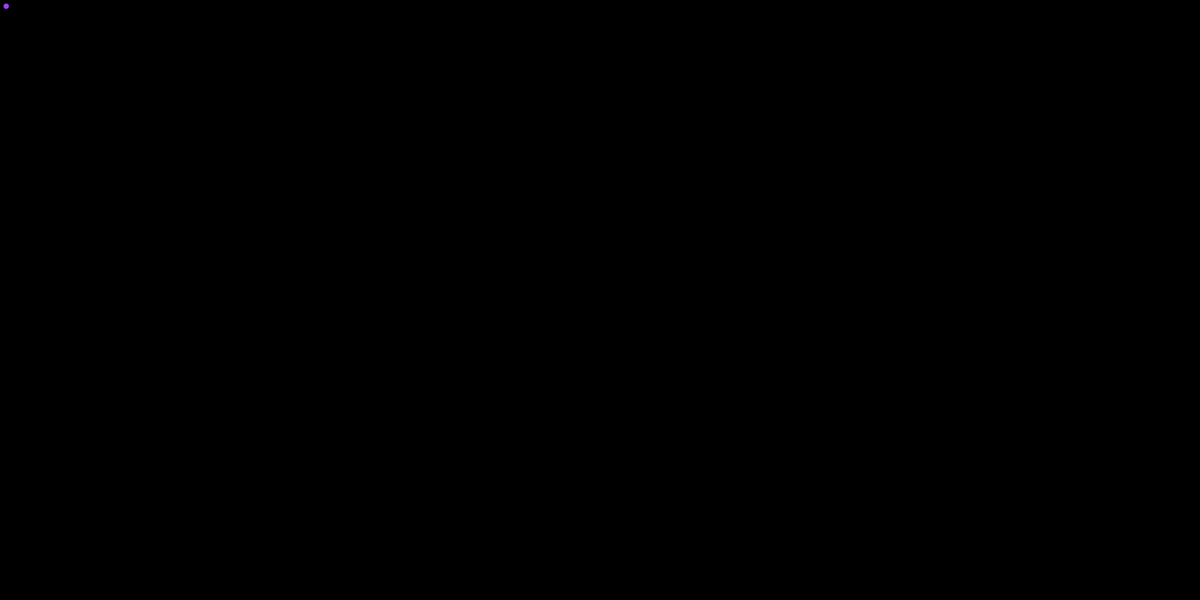
Frame 1 (no input)
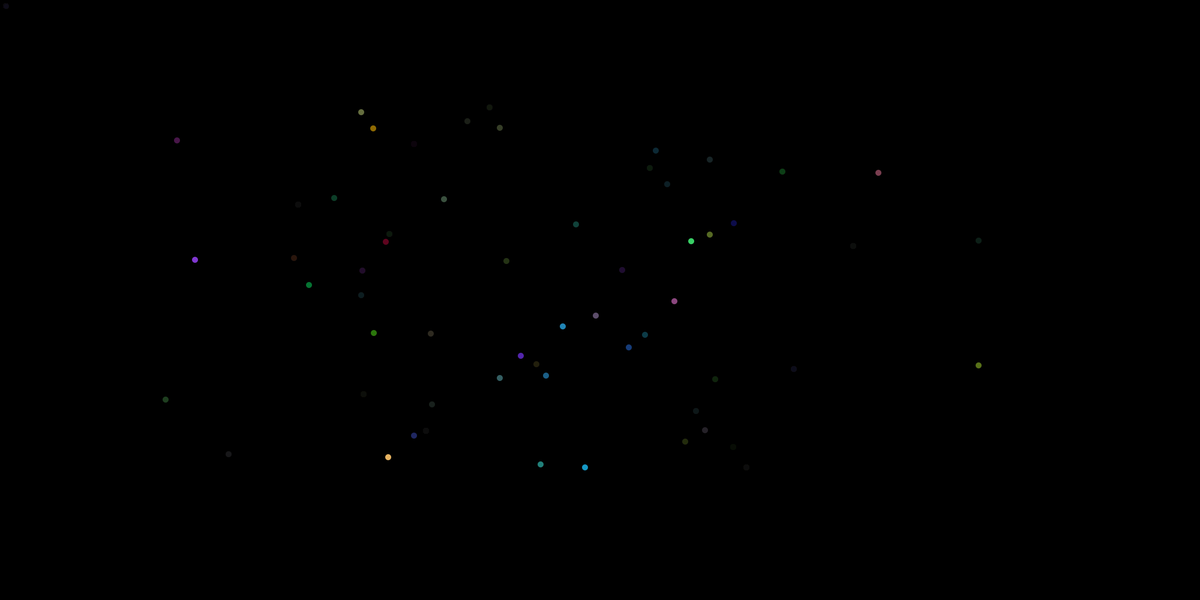
Frame 60 (the mouse pressed at the canvas centre just before this capture)
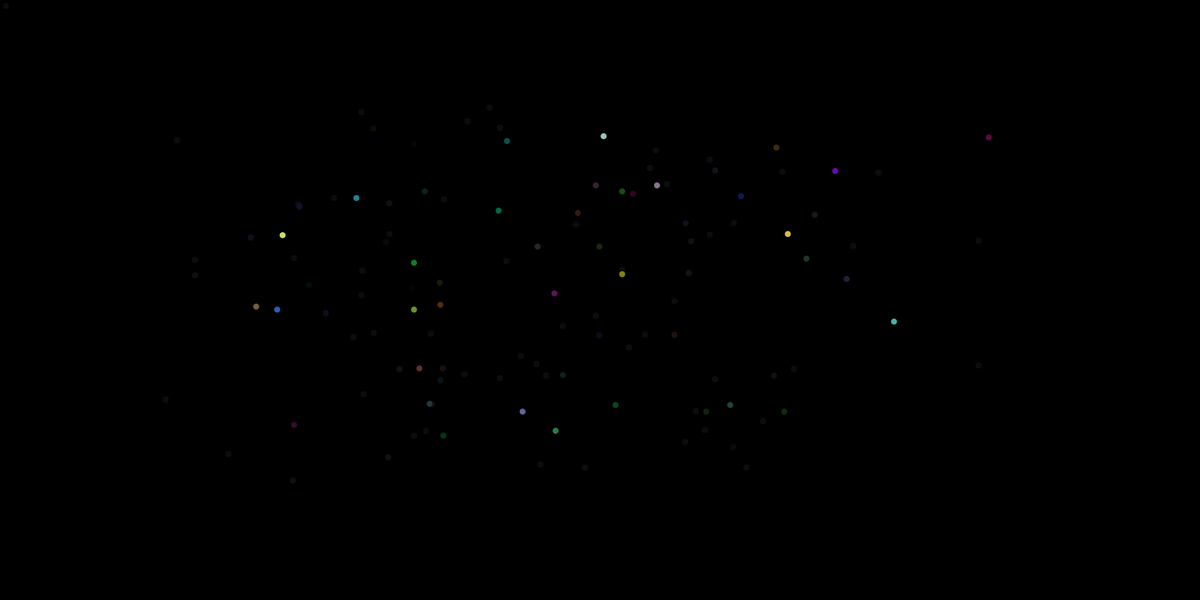
Frame 120 (the mouse held since frame 60 and released just before this capture)

The Processing sketch that drew these frames (run headless with seeded random() and noise(); from frame 60 on, the mouse is pressed at the canvas centre):

// Processing sketch: SPARKLEZ
// ── SPARKLEZ.pde
int x = 10;
int y = 10;
void setup(){
    size(2000,1000);
   background(0,0,0);
  }
  void draw(){
  fill(round(random(256)),round(random(256)),round(random(256)));
  ellipse(x,y,10,10);
  x+= 10;
  y+= 10;
  x = round(random(500));
  y = round(random(500));
  x = round(getWormX(x));
  y = round(getWormY(y));
  makeMagical();
}
float frequency = 10;
float noiseInterval = 10; 

void makeMagical() {
  fill( 0, 0, 0, 10 );rect(0, 0, width, height);noStroke();
}

float getWormX(int i) {
  return map(noise(i*noiseInterval + frameCount * frequency), 0, 1, 0, width);
}

float getWormY(int i) {
  return map(noise(i*noiseInterval+1 + frameCount * frequency), 0, 1, 0, height);
}
